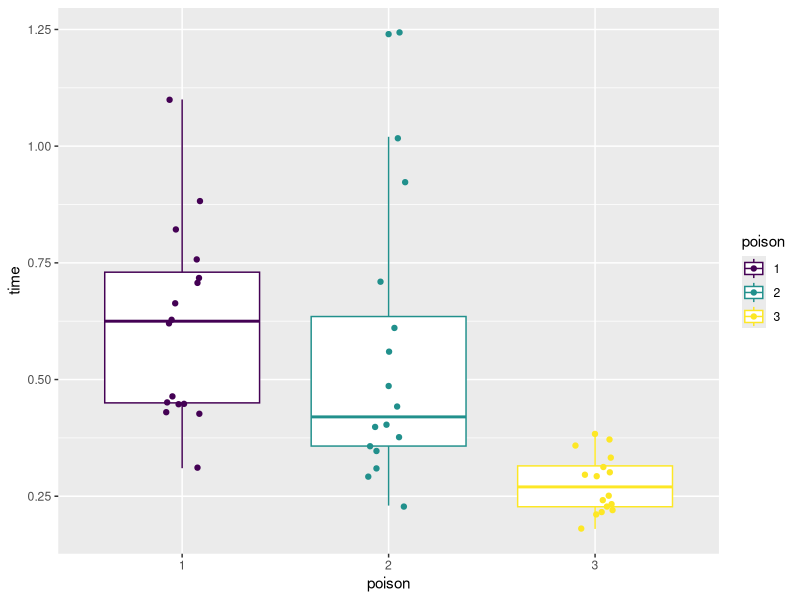
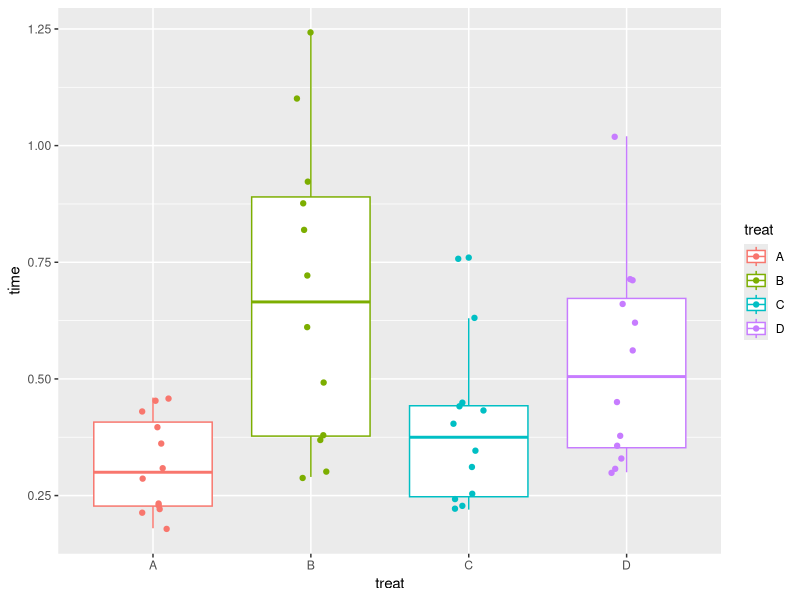

Generate these figures, in order, with R:
# Tutorial materials: https://www.guru99.com/r-anova-tutorial.html

# Workflow of ANOVA (also applies to any statistical analysis)
# - glimpse(df) to check the data
# - descriptive statistics to get an idea of the data
# - visualize the data, this place a check on subsequent analysis
# - ANOVA

# Concepts =====================================================================
# ANOVA stands for ANalysis Of VAriance. It is an enhanced version of t-test as 
# it is able to compare the means of more than two groups.

# One-way ANOVA takes one numerical variable and one categorical variable
# and compare the means in each level. 

# Two-way ANOVA takes one numercial variable and two categorical variabels and 
# compares the means in each level within a categorical varibale. It looks like
# two one-way ANOVA but actually is different when the two categorical variabls
# have interactions.

# The calculation of ANOVA is based on lm() of the data, which can explain the 
# difference between one-way and two-way variables as additional variable will 
# change the fitting parameters of existing variables.

# data ========================================================================
# Three treatment groups A, B, and C and three poison levels 1 < 2 < 3. 

library(dplyr)
library(ggplot2)

df <- structure(
    list(
        time = c(
            0.31, 0.45, 0.46, 0.43, 0.36, 0.29, 0.4, 
            0.23, 0.22, 0.21, 0.18, 0.23, 0.82, 1.1, 0.88, 0.72, 0.92, 0.61, 
            0.49, 1.24, 0.3, 0.37, 0.38, 0.29, 0.43, 0.45, 0.63, 0.76, 0.44, 
            0.35, 0.31, 0.4, 0.23, 0.25, 0.24, 0.22, 0.45, 0.71, 0.66, 0.62, 
            0.56, 1.02, 0.71, 0.38, 0.3, 0.36, 0.31, 0.33
        ), 
        poison = structure(
            c(1L, 1L, 1L, 1L, 2L, 2L, 2L, 2L, 3L, 3L, 3L, 3L, 1L, 1L, 1L, 1L, 
              2L, 2L, 2L, 2L, 3L, 3L, 3L, 3L, 1L, 1L, 1L, 1L, 2L, 2L, 2L, 2L, 
              3L, 3L, 3L, 3L, 1L, 1L, 1L, 1L, 2L, 2L, 2L, 2L, 3L, 3L, 3L, 3L), 
            .Label = c("1", "2", "3"), 
            class = c("ordered", "factor")
        ), 
        treat = structure(
            c(1L, 1L, 1L, 1L, 1L, 1L, 1L, 1L, 1L, 1L, 1L, 1L, 2L, 2L, 2L, 2L, 
              2L, 2L, 2L, 2L, 2L, 2L, 2L, 2L, 3L, 3L, 3L, 3L, 3L, 3L, 3L, 3L, 
              3L, 3L, 3L, 3L, 4L, 4L, 4L, 4L, 4L, 4L, 4L, 4L, 4L, 4L, 4L, 4L), 
            .Label = c("A", "B", "C", "D"), 
            class = "factor"
        )
    ), 
    row.names = c(NA, -48L), 
    class = "data.frame"
)
glimpse(df)



# One-way ANOVA ===============================================================
# The objective: To test the hypothesis:
# - H0: There is no difference in average time among groups of poison levels.
# - HA: The average time is different in at least one group of poison levels.

# .. descriptive statistics ====
df %>% 
    group_by(poison) %>%
    summarise(count = n(),
              avg_time = mean(time, na.rm = TRUE),
              sd_time = sd(time, na.rm = TRUE))

# .. boxplot visualization ====
# poison 3 is very different
ggplot(df, aes(poison, time, color = poison)) + 
    geom_boxplot() + 
    geom_jitter(width = 0.1)


# .. ANOVA ====
# .... aov() ====
aov_pos <- aov(time ~ poison, df)

# .... overall hypothesis test ====
# The p-value is << 0.05, so we have enough evidence to reject the null 
# hypotheis, that is, there is a significant difference in time among
# the groups of poison levels.
summary(aov_pos)

# .... pair-wise comparison ====
# Compare the difference between each pair of poison level. The result shows 
# that pairs 3-1 and 3-2 are significantly different while pair 2-1 is not. The
# result agrees to the visualization.
TukeyHSD(aov_pos)


# Two-way ANOVA ================================================================
# time ~ poison + treat
# do not analyze cross group such as A-1, B-3

# .. descriptive stats ====
# add descriptive stats for treat
df %>%
    group_by(treat) %>%
    summarise(count = n(),
              mean = mean(time, na.rm = TRUE),
              sd = sd(time, na.rm = TRUE))

# .. boxplot visualization ====
# Same as in one-way ANOVA, we only plot for a single variable, poison or treat

df %>% ggplot(aes(treat, time, color = treat)) + 
    geom_boxplot() +
    geom_jitter(width = 0.1)


# .. ANOVA ====

# .... aov() ====
aov_pos_tre <- aov(time ~ poison + treat, df)

# .... overall hypothesis
# Both poison and treat significantly change the survival time. If there is 
# interaction between poison and treat variables, the effect of each will be
# different from their respective one-way ANOVA
summary(aov_pos_tre)

# .... pair-wise comparison ====

TukeyHSD(aov_pos_tre)

